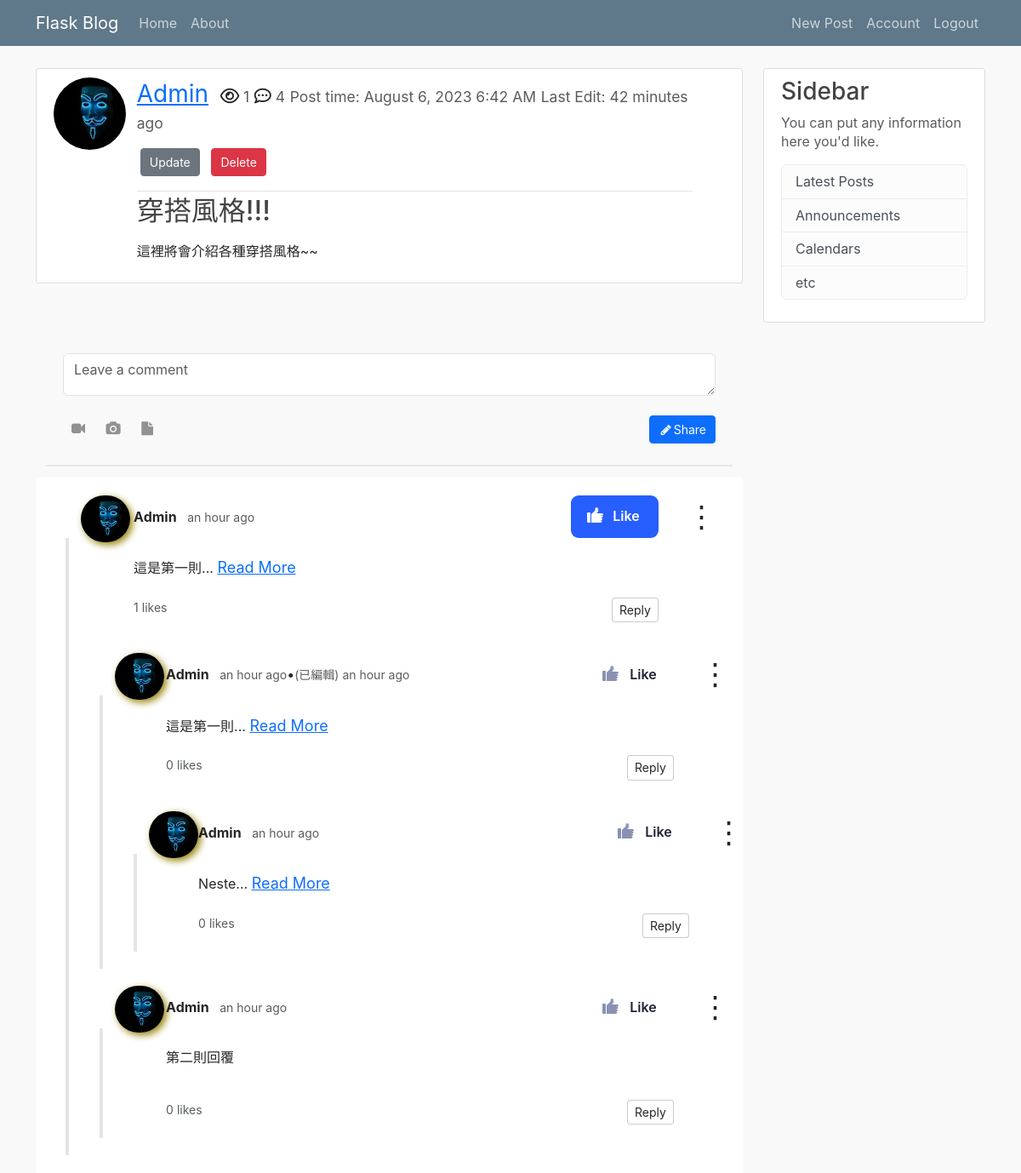
The app's page /post/2 (signed in) with its own data.
### flask_blog/models.py (models this page shows, shortened)
class User(db.Model, UserMixin):
    __tablename__ = 'user'
    id = db.Column(db.Integer, primary_key=True)
    username = db.Column(db.String(20), unique=True, nullable=False)
    email = db.Column(db.String(120), unique=True, nullable=False)
    image_file = db.Column(db.String(20), unique=False, nullable=False, default='default.jpg')
    password = db.Column(db.String(60), nullable=False)
    posts = db.relationship('Post', backref='author', lazy=True, cascade='all, delete') # lazy="select"
    comments = db.relationship('Comment', backref='user', lazy=True, cascade='all, delete')
    likes = db.relationship('Like', backref='user', lazy=True, cascade='all, delete')

class Post(db.Model):
    __tablename__ = 'post'
    id = db.Column(db.Integer, primary_key=True)
    title = db.Column(db.String(100), nullable=False)
    date_posted = db.Column(db.DateTime, nullable=False, default=datetime.utcnow)
    date_edited = db.Column(db.DateTime) # 這裡應該改成可空且預設為None
    view = db.Column(db.Integer, nullable=False, default=0)
    content = db.Column(db.Text, nullable=False)
    user_id = db.Column(db.Integer, db.ForeignKey('user.id', ondelete='CASCADE'), nullable=False)
    comments = db.relationship('Comment', backref='post', lazy=True, cascade='all, delete')
    category = db.Column(db.String(100), nullable=False)

class Comment(db.Model):
    __tablename__ = 'comment'
    id = db.Column(db.Integer, primary_key=True)
    content = db.Column(db.String(1000), nullable=False)
    date_posted = db.Column(db.DateTime, nullable=False, default=datetime.utcnow)
    date_edited = db.Column(db.DateTime)
    date_deleted = db.Column(db.DateTime)
    user_id = db.Column(db.Integer, db.ForeignKey('user.id', ondelete='CASCADE'), nullable=False)
    post_id = db.Column(db.Integer, db.ForeignKey('post.id', ondelete='CASCADE'), nullable=False)
    reply_id = db.Column(db.Integer, db.ForeignKey('comment.id', ondelete='CASCADE')) # 自己reference自己做one to many relation，也要加上foreign key
    reply = db.relationship('Comment', remote_side='Comment.id', backref='replies', lazy=True, cascade='all, delete') # 這裡要設定remote_side，然後傳入class
    likes = db.relationship('Like', backref='comment', lazy=True, cascade='all, delete')
    delete = db.Column(db.Boolean, default=0)

### flask_blog/posts/routes.py (the view)
@posts.route('/post/<int:post_id>')
def post(post_id):
    post = Post.query.get_or_404(post_id) # 找的到就傳id找不到就直接跳404頁面
    comments = Comment.query.filter_by(post_id=post_id, reply_id=None).all()
    if current_user.get_id(): # 只有在不是anynomoususer的情況下才會有likes的屬性，然後取得所有這個使用者按讚的留言並傳入template
        liked_comments_id = [liked_comment.comment_id for liked_comment in current_user.likes]
        print('permitted user')
    else:
        liked_comments_id = []
    print('liked_comments_id: ', liked_comments_id)
    if current_user.get_id() and current_user.id != post.author.id: # 確保如果是未登入使用者(AnonymousUser)存取不會報錯，而是把id設成None
        views = post.view
        post.view = views + 1
        db.session.commit()
    return render_template('post.html', title=post.title, post=post, comments=comments, liked_comments_id=liked_comments_id)

### flask_blog/__init__.py (called while the page is built)
def tagify(text):
    return re.sub(r'@([a-zA-Z0-9_]+)\s', r'<a href="/user/\1" style="text-decoration:none;">@\1</a> ', text)

### flask_blog/models.py (called while the page is built)
@login_manager.user_loader
def load_user(user_id):
    return User.query.get(int(user_id))

### flask_blog/templates/post.html (shortened to what this page needs)
{% extends 'layout.html' %}
{% from 'macros.html' import generate_content, generate_reply with context %}
{% block content %}
    <article class="media content-section">
      <div class="row">
        <div class="col-1">
          <img class="rounded-circle article-img" src="{{ url_for('static', filename='profile_pics/' + post.author.image_file) }}">
        </div>
        <div class="media-body col-10">
          <div class="article-metadata">
              <a class="user-name" href="{{ url_for('users.user_posts', username=post.author.username ) }}">{{ post.author.username }}</a>
              <i class="far fa-eye icon-class"></i><small class='text-muted'> {{ post.view }}</small>
              <i class='far fa-comment-dots icon-class'></i><small class='text-muted'> {{ post.comments|length }}</small>
              <small class="text-muted">Post time: {{ moment(post.date_posted).format('LLL') }}</small>
              {% if post.date_edited %}
                <small class= 'text-muted'>Last Edit: {{ moment(post.date_edited).fromNow(refresh=True) }}</small>
              {% endif %}
              {% if post.author.username == current_user.username %}
                <div>
                  <a class='btn btn-secondary btn-sm m-1 mt-3 mb-3' href="{{ url_for('posts.update_post', post_id=post.id) }}">Update</a>
                  <button type='button' class='btn btn-danger btn-sm m-1' data-bs-toggle="modal" data-bs-target="#delete-post-modal">Delete</button>
                </div>
              {% endif %}
          </div>
          <h2 class="article-title">{{ post.title }}</h2>
          <p class="article-content">{{ post.content|safe }}</p>
        </div>
    </article>
    <br>
    {% if current_user.is_authenticated %}
    <link href="https://maxcdn.bootstrapcdn.com/font-awesome/4.3.0/css/font-awesome.min.css" rel="stylesheet">
      <div class="container bootdey">
        <div class="col-md-12 bootstrap snippets">
          <div class="panel">
            <div class="panel-body">
              <form class="mar-top clearfix" method="POSt" action="{{ url_for('comments.comment', post_id = post.id) }}">
                <textarea class="form-control" rows="2" placeholder="Leave a comment" name="content"></textarea>
                <br>
                <button class="btn btn-sm btn-primary pull-right" type="submit"><i class="fa fa-pencil fa-fw"></i>Share</button>
                <a class="btn btn-trans btn-icon fa fa-video-camera add-tooltip" href="#"></a>
                <a class="btn btn-trans btn-icon fa fa-camera add-tooltip" href="#"></a>
                <a class="btn btn-trans btn-icon fa fa-file add-tooltip" href="#"></a>
              </form>
            </div>
          </div>
        </div>
      </div>
    {% endif %}
    {% if comments %}
      <div class="comment-thread">
        {% for comment in comments%}
          {% include 'comment_template.html' %}
        {% endfor %}
      </div>
    {% else %}
      <p>No Comments</p>
    {% endif %}
{% endblock content %}

### flask_blog/templates/macros.html
{% macro generate_reply(comments, initial_comments) %}
    {% if comments|length > initial_comments %}
        <div>
            {% for comment in comments[:initial_comments] %}
                {% include 'comment_template.html' %}
            {% endfor %}
            <a class="a-btn show-more-comments" onClick="show_more_comments(this)">Show {{ comments|length - initial_comments }} More Comments</a>
            <div class="more-comments-area hide">
                {% for comment in comments[initial_comments:] %}
                    {% include 'comment_template.html' %}
                {% endfor %}
            </div>
            <a class="a-btn show-less-comments hide" onClick="show_less_comments(this)">Show Less Comments</a>
        </div>
    {% else %}
        {% for comment in comments %}
            {% include 'comment_template.html' %}
        {% endfor %}
    {% endif %}
{% endmacro %}
{% macro generate_content(comment, initial_words) %}
    {% with initial_words = initial_words %}
    {% if comment.content|length > initial_words %}
        <div class="content-div">
            <p class="inline-p"><span class="dots">{{ (comment.content[:initial_words]|tagify)|safe }}...</span><span class="more hide">{{ (comment.content|tagify)|safe }}</span></p>
            <a class="a-btn" onClick="show_more_content(this)">Read More</a>
        </div>
    {% else %}
        <div class="content-div">
            <p>{{ (comment.content|tagify)|safe }}</p>
        </div>
    {% endif %}
    {% endwith %}
{% endmacro %}

### flask_blog/templates/comment_template.html (shortened to what this page needs)
{% if not comment.delete %}
<div class="comment row" id=comment-{{ comment.id }}>
    <div class="col-1 me-2">
        <a href="#comment-{{ comment.id }}" class="comment-border-link"></a>
        <div class="comment-info" >
            {% if comment.user.id == current_user.id %}
            <img style="box-shadow: 3px 3px 8px #968004;" class="user-icon" src="{{ url_for('static', filename='profile_pics/' + comment.user.image_file) }}" alt="user-icon">
            {% else %}
            <img class="user-icon" src="{{ url_for('static', filename='profile_pics/' + comment.user.image_file) }}" alt="user-icon">
            {% endif %}
        </div>
    </div>
    <div class="col-10 comment-content mb-3">
        <div class="row">
            <div class="col-6">
                <a href="{{ url_for('users.user_posts', username=comment.user.username) }}" class="comment-author me-2">{{ comment.user.username }}</a>
                {% if comment.date_edited %}
                <small class="m-0 text-muted">{{ moment(comment.date_posted).fromNow(refresh=True) }}</small>&#x2022;<small class="m-0 text-muted">(已編輯) {{ moment(comment.date_edited).fromNow(refresh=True) }}</small>
                {% else %}
                <small class="m-0 text-muted">{{ moment(comment.date_posted).fromNow(refresh=True) }}</small>
                {% endif %}
            </div>
            <div class="col-6 d-flex justify-content-end">
                <div class="comment-voting">
                    {% if comment.id in liked_comments_id %}
                    <button class="button dark liked" onClick="clicking(this,'{{current_user.is_authenticated}}'); thumb_toggle(this, '{{current_user.is_authenticated}}');">
                        <div class="hand">
                            <div class="thumb"></div>
                        </div>
                        <span>Like</span>
                    </button>
                    {% else %}
                    <button class="button dark" onClick="clicking(this,'{{current_user.is_authenticated}}'); thumb_toggle(this, '{{current_user.is_authenticated}}');">
                      <div class="hand">
                          <div class="thumb"></div>
                      </div>
                      <span>Like</span>
                    </button>
                    {% endif %}
                    <div class="button-wrapper">
                        <span class="overlay-span" onClick="toggleUpdateDeleteCommentBtn(this)">&#8942;</span>
                    </div>
                </div>
            </div>
        </div>
        <br>
        <div class="comment-body">
            {{ generate_content(comment, 5) }}
            <br>
            <div class="d-flex justify-content-between">
                <div><small class="likes text-muted me-1">{{ comment.likes|length }}</small><small class="likes m-0 text-muted">likes</small></div>
                <div>
                    <button type="button" onClick="toggle_reply_form(this)">Reply</button>
                </div>
            </div>
        </div>
    </div>
    <div class="replies">
        {{ generate_reply(comment.replies, 2) }}
    </div>
</div>
{% endif %}

### flask_blog/static/main.css (style rules this page uses)
body { background: #fafafa; color: #333333; margin-top: 5rem; }
h1, h2, h3, h4, h5, h6 { color: #444444; }
.icon-class { font-size: 20px; }
.content-section { background: #ffffff; padding: 10px 20px; border: 1px solid #dddddd; border-radius: 3px; margin-bottom: 20px; }
.article-title { color: #444444; }
.article-content { white-space: pre-line; }
.article-img { height: 85px; width: 85px; margin-right: 16px; }
.media-body { margin-left: 30px; }
.article-metadata { position: relative; padding-bottom: 1px; margin-bottom: 4px; border-bottom: 1px solid #e3e3e3; font-size: 20px; }
.article-metadata .user-name { font-size: 28px; margin-right: 8px; }
.article-title { text-decoration: none; }
.panel { box-shadow: 0 2px 0 rgba(0,0,0,0.075); border-radius: 0; border: 0; margin-bottom: 15px; }
.panel .panel-footer, .panel>:last-child { border-bottom-left-radius: 0; border-bottom-right-radius: 0; }
.panel .panel-heading, .panel>:first-child { border-top-left-radius: 0; border-top-right-radius: 0; }
.panel-body { padding: 25px 20px; }
.text-muted, a.text-muted:hover, a.text-muted:focus { color: #acacac; }
.btn-trans { background-color: transparent; border-color: transparent; color: #929292; }
.btn-icon { padding-left: 9px; padding-right: 9px; }
.btn-sm, .btn-group-sm>.btn, .btn-icon.btn-sm { padding: 5px 10px !important; }
.mar-top { margin-top: 15px; }
* { box-sizing: border-box; }
body { font-family: -apple-system, BlinkMacSystemFont, "Segoe UI", Roboto, Helvetica, Arial, sans-serif, "Apple Color Emoji", "Segoe UI Emoji", "Segoe UI Symbol"; line-height: 1.4; color: rgba(0, 0, 0, 0.85); background-color: #f9f9f9; }
button { -moz-appearance: none; -webkit-appearance: none; appearance: none; font-size: 14px; padding: 4px 8px; color: rgba(0, 0, 0, 0.85); background-color: #fff; border: 1px solid rgba(0, 0, 0, 0.2); border-radius: 4px; }
.comment-thread { position: relative; max-width: 100%; margin: auto; padding: 0 30px; background-color: #fff; border: 1px solid transparent; }
.m-0 { margin: 0; }
.comment { position: relative; margin: 20px auto; }
.comment-voting { display:inline-block; width: 103px; height: 50px; font-size: 35px; }
.comment-voting button { display: block; width: 100%; height: 100%; padding: 0; border: 0; font-size: 16px; }
.comment-info { display:flex; margin-left: 10px; font-size: 16px; }
.comment-info .user-icon { width: 58px; height: 55px; border-radius: 50px; margin-right: 20px; }
.comment-author { color: rgba(0, 0, 0, 0.85); font-weight: bold; text-decoration: none; display: inline-block; height:100%; line-height:50px; }
.comment-border-link { display: block; position: absolute; top: 50px; left: 0; width: 12px; height: calc(100% - 50px); border-left: 4px solid transparent; border-right: 4px solid transparent; background-color: rgba(0, 0, 0, 0.1); background-clip: padding-box; }
.replies { margin-left: 28px; }
.a-btn { font-size: 18px; }
.inline-p { display:inline; }
.button-wrapper { position: absolute; top: 0; right: 0 }
.overlay-span { position: absolute; top: 0; right: 0; height: 100%; z-index: 2; cursor: pointer; }

### records on screen
User: image_file (picture), author.username "Admin"
Post: view "1", date_posted "August 6, 2023 6:42 AM", date_edited "42 minutes ago", title "穿搭風格!!!", content "這裡將會介紹各種穿搭風格~~"
Comment: image_file (picture), user.username "Admin", date_posted "an hour ago", content "這是第一則", likes|length "1"
Comment: image_file (picture), user.username "Admin", date_posted "an hour ago", date_edited "an hour ago", content "這是第一則", likes|length "0"
Comment: image_file (picture), user.username "Admin", date_posted "an hour ago", content "Neste", likes|length "0"
Comment: image_file (picture), user.username "Admin", date_posted "an hour ago", content "第二則回覆", likes|length "0"

### other values on screen
{{ post.comments|length }} "4"
